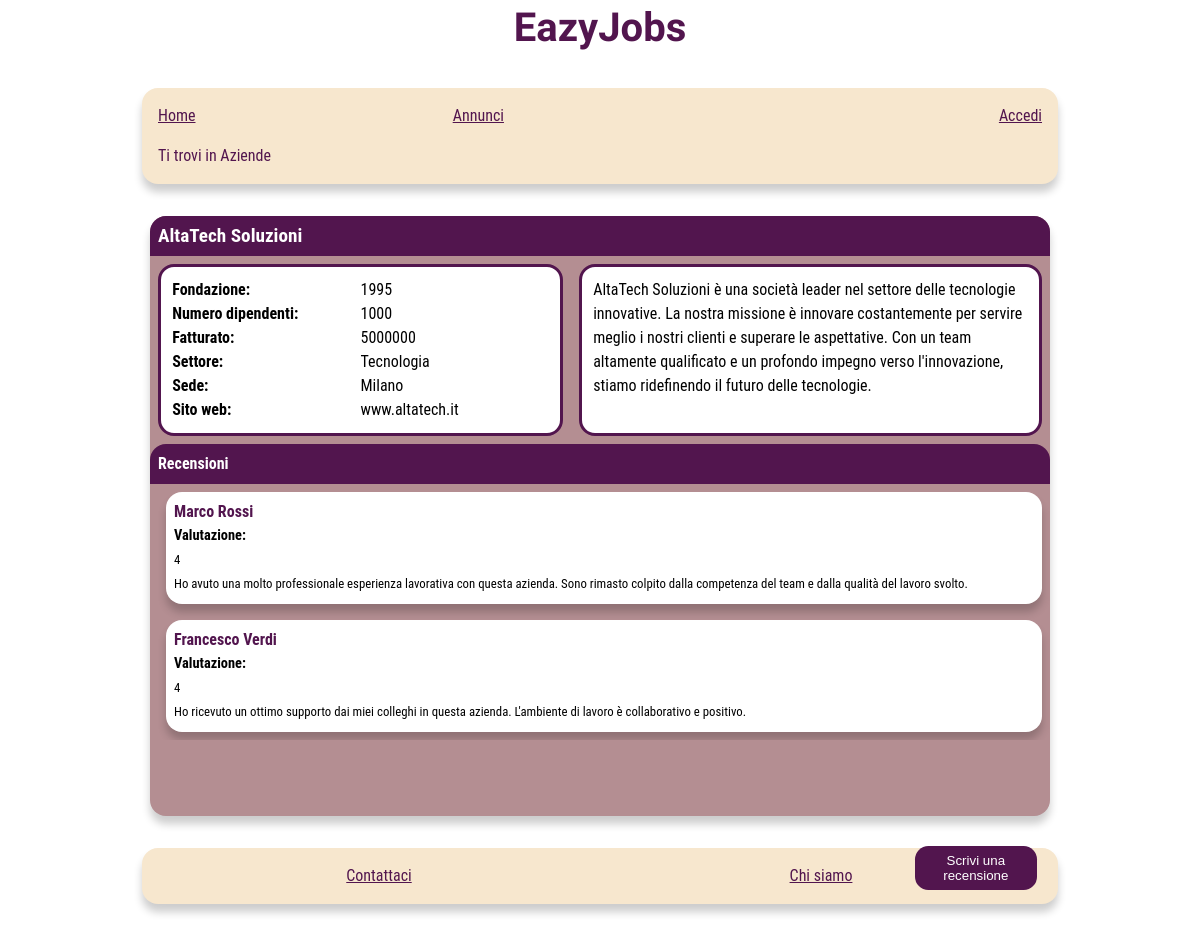
The page /EazyJobs/Aziende.php on the database its author committed.
### tables this page shows
CREATE TABLE IF NOT EXISTS aziende
(
    id int NOT NULL AUTO_INCREMENT,
    email character varying(60) NOT NULL,
    password character varying(100) NOT NULL,
	nome character varying(60) NOT NULL,
	sito character varying(50) NOT NULL,
	fondazione integer NOT NULL,
	dipendenti integer NOT NULL,
	fatturato integer NOT NULL,
	sede character varying(60) NOT NULL,
	settore character varying(60) NOT NULL,
	`desc` character varying (500) NOT NULL,
    PRIMARY KEY (id)
);

CREATE TABLE IF NOT EXISTS valutazioni
(
    utenti_id int NOT NULL,
    aziende_id int NOT NULL,
    commento character varying(300),
    voto integer NOT NULL CHECK (voto > 0 AND voto <=5),
    PRIMARY KEY (aziende_id, utenti_id),
	FOREIGN KEY (utenti_id)
    REFERENCES utenti (id)
    ON UPDATE CASCADE
    ON DELETE CASCADE,
	FOREIGN KEY(aziende_id)
    REFERENCES aziende(id)
    ON UPDATE CASCADE
    ON DELETE CASCADE
);

CREATE TABLE IF NOT EXISTS utenti
(
    id int NOT NULL AUTO_INCREMENT,
    email character varying(60) NOT NULL,
    password character varying(60) NOT NULL,
	nome character varying(60) NOT NULL,
    cv_path character varying(90) NOT NULL,
    PRIMARY KEY (id)
);

### EazyJobs/models/azienda.php (called while the page is built, shortened)
<?php
  class Azienda {
    private $conn;
    private $table = 'aziende';
    public function __construct($db) {
      $this->conn = $db;
    }
    public function getById($aziendaId) {
      $query = 'SELECT * FROM ' . $this->table . ' WHERE id = :aziendaId';
      $stmt = $this->conn->prepare($query);
      $stmt->bindParam(':aziendaId', $aziendaId);
      $stmt->execute();
      return $stmt;
    }
  }

### EazyJobs/models/valutazione.php (called while the page is built, shortened)
<?php
  class Valutazione {
    private $conn;
    public function __construct($db) {
      $this->conn = $db;
    }
    public function getAll_byAziendaId($aziendaId) {
        $query = 'SELECT valutazioni.*, utenti.nome AS nome
        FROM valutazioni
        INNER JOIN utenti ON valutazioni.utenti_id = utenti.id
        WHERE valutazioni.aziende_id = :aziendaId';
        $stmt = $this->conn->prepare($query);
        $stmt->bindParam(':aziendaId', $aziendaId);
        $stmt->execute();
        return $stmt;
      }
}

### EazyJobs/Aziende.php (the view, shortened to what this page needs)
<?php
  include_once './models/azienda.php';
  include_once './models/valutazione.php';
  $database = new Database();
  $db = $database->connect();
  $azienda = new Azienda($db);
  $aziendaId = 1;
  $result = $azienda->getById($aziendaId);
  $num = $result->rowCount();
  if($num > 0) {
  $aziendaName = "";
  $str_azienda = "";
  while ($row = $result->fetch(PDO::FETCH_ASSOC)) {
      extract($row);
      $aziendaName = $nome;
      $str_azienda = "
        <dl>
            <dt class='info-azienda'>Fondazione: </dt>
            <dd><time datetime='" . $fondazione . "'>" . $fondazione . "</time></dd>
            <dt class='info-azienda'>Numero dipendenti: </dt>
            <dd>" . $dipendenti . "</dd>
            <dt class='info-azienda'>Fatturato: </dt>
            <dd>" . $fatturato . "</dd>
            <dt class='info-azienda'>Settore: </dt>
            <dd>" . $settore . "</dd>
            <dt class='info-azienda'>Sede: </dt>
            <dd>" . $sede . "</dd>
            <dt class='info-azienda'>Sito web: </dt>
            <dd>" . $sito . "</dd>
        </dl>
        <p id='descrizioneAzienda'>" . $desc . "</p>";
    }
  }
  $valutazione = new Valutazione($db);
      $result = $valutazione->getAll_byAziendaId($aziendaId);
      $num = $result->rowCount();
      if($num > 0) {
        $str_valutazioni = "";
        while ($row = $result->fetch(PDO::FETCH_ASSOC)) {
            extract($row);
            $str_valutazioni .=
                "<li>\n" .
                "<h3>" . $nome . "</h3>\n" .
                "<div class='valutazione'>\n" .
                "<h4>Valutazione:</h4><p>" . $voto . "</p>\n" .
                "</div>\n" .
                "<p>" . $commento . "</p>\n" .
                "</li>\n";
        }
      } else {
            echo json_encode(
              array('message' => 'Nessuna recensione trovata')
            );
      }
  $nomefile = "./templates/Aziende.html";
  $contenuto = file_get_contents($nomefile);
  $contenuto = str_replace("nome-placeholder", strval($aziendaName), $contenuto);
  $contenuto = str_replace("", $str_azienda, $contenuto);
  $contenuto = str_replace("", $str_valutazioni, $contenuto);
  echo $contenuto;
?>

### EazyJobs/stylesheet.css (style rules this page uses)
* { margin: 0; padding: 0; }
:root { --headerBgColor: #f7e7ce; --headerTxtColor: #52154e; --bgColor: #b48e92; --txtColor: rgb(0,0,0); --footerBgColor: #f7e7ce; --footerTxtColor: #52154e; --linkColor: #52154e; --visitedLinkColor: #b48e92; --font-body-family: "Roboto Condensed", sans-serif; }
html { font-size: 100%; font-family: var(--font-body-family); line-height: 1.5em; margin: auto; }
header { color: var(--headerTxtColor); text-align: center; padding: 1em; max-width: 100%; margin: 0 auto; margin-bottom: 2em; }
header h1 { font-size: 2.5em; font-family: 'Climate Crisis', sans-serif; font-family: 'Syncopate', sans-serif; }
nav { background-color: var(--headerBgColor); color: var(--headerTxtColor); }
a:link { color:var(--linkColor); }
#navigazione { display: flex; flex-direction: column; justify-content: space-between; background-color: var(--headerBgColor); padding: 0.5em; border-radius: 1em; box-shadow: 0 0.5em 0.5em rgba(0, 0, 0, 0.2); max-width: 75%; margin: 0 auto; }
#menu ul { list-style-type: none; display: flex; justify-content: space-between; padding: 0.5em; }
#menu ul li { display: inline; flex: 1; }
#menu ul li:last-child { text-align: right; }
#breadcrumb { text-align: left; padding: 0.5em; }
main { background-color: var(--bgColor); color: var(--txtColor); margin: 0 auto; margin-top: 2em; border-radius: 1em; box-shadow: 0 0.5em 0.5em rgba(0, 0, 0, 0.2); width: 75%; height: 75vh; }
button { padding: 0.5em 1em; background-color: var(--headerTxtColor); color: white; border: none; border-radius: 1em; cursor: pointer; margin-top: 0.5em; max-width: fit-content; }
.delimitatore { color: white; background-color: var(--headerTxtColor); padding: 0.5em; border-radius: 1em 1em 0 0; }
.delimitatore h2 { font-size: 1.2em; }
.delimitatore-piccolo { color: white; background-color: var(--headerTxtColor); padding: 0.5em; border-radius: 1em 1em 0 0; }
.delimitatore-piccolo h3 { font-size: 1em; }
.info-azienda { font-weight: bold; }
#aziende-main #contenitore-informazioni { display: flex; }
#aziende-main #contenitore-informazioni dl { padding: 20px; background-color: #fff; width: fit-content; padding: 0.7em; border: 0.2em var(--footerTxtColor) solid; border-radius: 1em; margin: 0.5em; }
#aziende-main #contenitore-informazioni dt { float: left; width: 50%; padding: 0; margin: 0; }
#aziende-main #contenitore-informazioni dd { float: left; width: 50%; padding: 0; margin: 0; }
#bottone-recensioni { margin: 1em; margin-left: 85%; margin-top: 10%; }
#descrizioneAzienda { background-color: #fff; width: fit-content; padding: 0.7em; border: 0.2em var(--footerTxtColor) solid; border-radius: 1em; margin: 0.5em; }
#aziende-recensioni { display: flex; flex-direction: column; list-style-type: none; margin-bottom: 1em; max-height: 50vh; overflow-y: scroll; }
#aziende-recensioni li { display: flex; flex-direction: column; background-color: white; border-radius: 1em; box-shadow: 0 0.5em 0.5em rgba(0, 0, 0, 0.2); padding: 0.5em; margin: 0.5em; margin-left: 1em; }
#aziende-recensioni h3 { color: var(--headerTxtColor); font-size: 1em; }
#aziende-recensioni h4 { font-size: 0.9em; }
#aziende-recensioni p { font-size: 0.8em; }
footer { background-color: var(--headerBgColor); padding: 0.5em; border-radius: 1em; box-shadow: 0 0.5em 0.5em rgba(0, 0, 0, 0.2); max-width: 75%; margin: 2em auto; }
#footer ul { text-align: center; list-style-type: none; display: flex; justify-content:space-between; padding: 0.5em; }
#footer li { display: inline; flex: 1; }

### rows shown on the page
aziende: nome "EazyJobs Home Annunci Accedi Ti trovi in Aziende AltaTech Soluzioni Recensioni Scrivi una recensione Contattaci Chi siamo", fondazione "1995", dipendenti "1000", fatturato "5000000", settore "Tecnologia", sede "Milano", sito "www.altatech.it", desc "AltaTech Soluzioni è una società leader nel settore delle tecnologie innovative. La nostra missione è innovare costantemente per servire meglio i nostri clienti e superare le aspettative. Con un team altamente qualificato e un profondo impegno verso l'innovazione, stiamo ridefinendo il futuro delle tecnologie."
valutazioni: utenti.nome "Marco Rossi", voto "4", commento "Ho avuto una molto professionale esperienza lavorativa con questa azienda. Sono rimasto colpito dalla competenza del team e dalla qualità del lavoro svolto."
valutazioni: utenti.nome "Francesco Verdi", voto "4", commento "Ho ricevuto un ottimo supporto dai miei colleghi in questa azienda. L'ambiente di lavoro è collaborativo e positivo."
